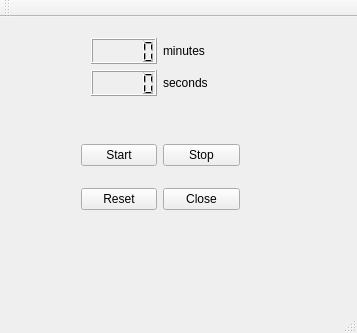
<?xml version="1.0" encoding="UTF-8"?>
<ui version="4.0">
 <class>MainWindow</class>
 <widget class="QMainWindow" name="MainWindow">
  <property name="geometry">
   <rect>
    <x>0</x>
    <y>0</y>
    <width>357</width>
    <height>333</height>
   </rect>
  </property>
  <property name="windowTitle">
   <string>MainWindow</string>
  </property>
  <widget class="QWidget" name="centralWidget">
   <widget class="QWidget" name="gridLayoutWidget">
    <property name="geometry">
     <rect>
      <x>70</x>
      <y>100</y>
      <width>181</width>
      <height>121</height>
     </rect>
    </property>
    <layout class="QGridLayout" name="gridLayout">
     <item row="1" column="2">
      <widget class="QPushButton" name="stopButton">
       <property name="text">
        <string>Stop</string>
       </property>
      </widget>
     </item>
     <item row="1" column="1">
      <widget class="QPushButton" name="startButton">
       <property name="text">
        <string>Start</string>
       </property>
      </widget>
     </item>
     <item row="2" column="1">
      <widget class="QPushButton" name="resetButton">
       <property name="text">
        <string>Reset</string>
       </property>
      </widget>
     </item>
     <item row="2" column="2">
      <widget class="QPushButton" name="closeButton">
       <property name="text">
        <string>Close</string>
       </property>
      </widget>
     </item>
    </layout>
   </widget>
   <widget class="QWidget" name="gridLayoutWidget_2">
    <property name="geometry">
     <rect>
      <x>80</x>
      <y>10</y>
      <width>160</width>
      <height>80</height>
     </rect>
    </property>
    <layout class="QGridLayout" name="gridLayout_2">
     <item row="0" column="0">
      <widget class="QLCDNumber" name="lcdNumberMin"/>
     </item>
     <item row="1" column="0">
      <widget class="QLCDNumber" name="lcdNumberSec"/>
     </item>
     <item row="0" column="1">
      <widget class="QLabel" name="label">
       <property name="text">
        <string>minutes</string>
       </property>
      </widget>
     </item>
     <item row="1" column="1">
      <widget class="QLabel" name="label_2">
       <property name="text">
        <string>seconds</string>
       </property>
      </widget>
     </item>
    </layout>
   </widget>
  </widget>
  <widget class="QMenuBar" name="menuBar">
   <property name="geometry">
    <rect>
     <x>0</x>
     <y>0</y>
     <width>357</width>
     <height>21</height>
    </rect>
   </property>
  </widget>
  <widget class="QToolBar" name="mainToolBar">
   <attribute name="toolBarArea">
    <enum>TopToolBarArea</enum>
   </attribute>
   <attribute name="toolBarBreak">
    <bool>false</bool>
   </attribute>
  </widget>
  <widget class="QStatusBar" name="statusBar"/>
 </widget>
 <layoutdefault spacing="6" margin="11"/>
 <resources/>
 <connections/>
</ui>
